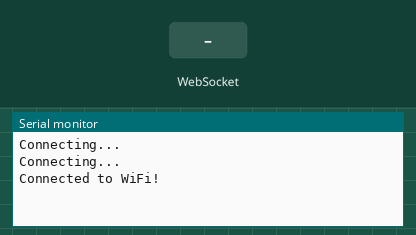
This sketch was run on a simulated ESP8266 (NodeMCU). Shown: the last lines printed to the serial monitor. The test bench sets the inputs (shaded band). WiFi joins after 1.5 s; servers stay silent unless stated; random numbers use the default seed unless the sketch sets one.

Above: at 3.2 s.
3.3 s: WebSocket text "1" received
At 7.5 s:
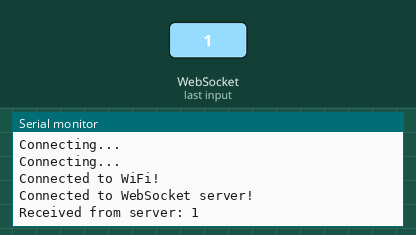
8.5 s: WebSocket text "0" received
11.3 s: WebSocket text "2" received
At 17.6 s:
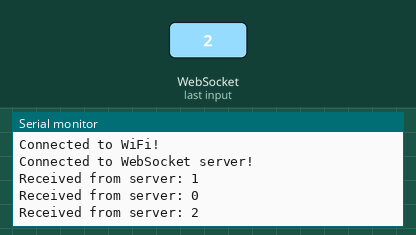

The sketch:

Client.R.W.ino
```cpp
#include <ESP8266WiFi.h>
#include <WebSocketsClient.h>

const char* ssid = "your_wifi_name";
const char* password = "your_wifi_password";

const char* serverAddress = "192.168.1.100";
const int serverPort = 8765;

WebSocketsClient webSocket;

void webSocketEvent(WStype_t type, uint8_t *payload, size_t length) {
    switch(type) {
        case WStype_CONNECTED:
            Serial.println("Connected to WebSocket server!");
            webSocket.sendTXT("Hello from Robot!");
            break;
        case WStype_TEXT:
            Serial.printf("Received from server: %s\n", payload);
            break;
        case WStype_DISCONNECTED:
            Serial.println("Disconnected!");
            break;
    }
}

void setup() {
    Serial.begin(115200);
    WiFi.begin(ssid, password);

    while (WiFi.status() != WL_CONNECTED) {
        delay(1000);
        Serial.println("Connecting...");
    }

    Serial.println("Connected to WiFi!");

    webSocket.begin(serverAddress, serverPort, "/");
    webSocket.onEvent(webSocketEvent);
}

void loop() {
    webSocket.loop();

    String data = "Temperature: " + String(random(20, 30)) + "°C";
    webSocket.sendTXT(data);

    delay(5000);
}
```

Measured:
- after the input at 3.3 s, the serial monitor: prints a new line after 3.7 s (image 1)
- after the input at 11.3 s, the serial monitor: prints a new line after 5.7 s (image 2)
